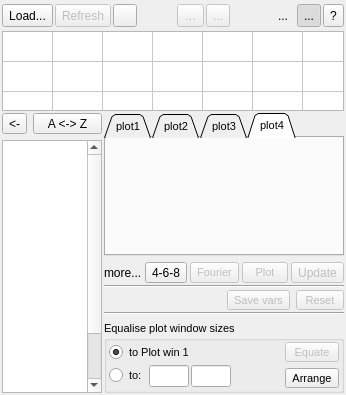
<?xml version="1.0" encoding="UTF-8"?>
<ui version="4.0">
 <class>CDataSelWin</class>
 <widget class="QMainWindow" name="CDataSelWin">
  <property name="enabled">
   <bool>true</bool>
  </property>
  <property name="geometry">
   <rect>
    <x>0</x>
    <y>0</y>
    <width>332</width>
    <height>395</height>
   </rect>
  </property>
  <property name="sizePolicy">
   <sizepolicy hsizetype="Preferred" vsizetype="Preferred">
    <horstretch>0</horstretch>
    <verstretch>0</verstretch>
   </sizepolicy>
  </property>
  <property name="maximumSize">
   <size>
    <width>600</width>
    <height>1600</height>
   </size>
  </property>
  <property name="focusPolicy">
   <enum>Qt::ClickFocus</enum>
  </property>
  <property name="acceptDrops">
   <bool>true</bool>
  </property>
  <property name="windowTitle">
   <string>MC's PlotXY - Data selection</string>
  </property>
  <widget class="QWidget" name="centralWidget">
   <property name="sizePolicy">
    <sizepolicy hsizetype="Preferred" vsizetype="Preferred">
     <horstretch>0</horstretch>
     <verstretch>0</verstretch>
    </sizepolicy>
   </property>
   <property name="maximumSize">
    <size>
     <width>16777215</width>
     <height>16777215</height>
    </size>
   </property>
   <layout class="QGridLayout" name="gridLayout">
    <property name="leftMargin">
     <number>2</number>
    </property>
    <property name="topMargin">
     <number>2</number>
    </property>
    <property name="rightMargin">
     <number>2</number>
    </property>
    <property name="bottomMargin">
     <number>2</number>
    </property>
    <property name="spacing">
     <number>2</number>
    </property>
    <item row="0" column="0" colspan="2">
     <layout class="QHBoxLayout" name="topToolbLay">
      <property name="spacing">
       <number>2</number>
      </property>
      <property name="topMargin">
       <number>2</number>
      </property>
      <property name="rightMargin">
       <number>0</number>
      </property>
      <property name="bottomMargin">
       <number>2</number>
      </property>
      <item>
       <widget class="QToolButton" name="loadTBtn">
        <property name="enabled">
         <bool>true</bool>
        </property>
        <property name="sizePolicy">
         <sizepolicy hsizetype="Fixed" vsizetype="Preferred">
          <horstretch>0</horstretch>
          <verstretch>0</verstretch>
         </sizepolicy>
        </property>
        <property name="font">
         <font>
          <pointsize>9</pointsize>
         </font>
        </property>
        <property name="text">
         <string>Load...</string>
        </property>
       </widget>
      </item>
      <item>
       <widget class="QToolButton" name="refrTBtn">
        <property name="enabled">
         <bool>false</bool>
        </property>
        <property name="sizePolicy">
         <sizepolicy hsizetype="Fixed" vsizetype="Preferred">
          <horstretch>0</horstretch>
          <verstretch>0</verstretch>
         </sizepolicy>
        </property>
        <property name="font">
         <font>
          <pointsize>9</pointsize>
         </font>
        </property>
        <property name="text">
         <string>Refresh</string>
        </property>
       </widget>
      </item>
      <item>
       <widget class="QToolButton" name="refrUpdTBtn">
        <property name="enabled">
         <bool>true</bool>
        </property>
        <property name="sizePolicy">
         <sizepolicy hsizetype="Preferred" vsizetype="Preferred">
          <horstretch>0</horstretch>
          <verstretch>0</verstretch>
         </sizepolicy>
        </property>
        <property name="toolTip">
         <string>Keep scale ranges while refreshing</string>
        </property>
        <property name="text">
         <string/>
        </property>
        <property name="icon">
         <iconset resource="Images.qrc">
          <normaloff>:/buttons/Images/refreshUpdate.ico</normaloff>:/buttons/Images/refreshUpdate.ico</iconset>
        </property>
        <property name="checkable">
         <bool>true</bool>
        </property>
       </widget>
      </item>
      <item>
       <spacer name="horizontalSpacer">
        <property name="orientation">
         <enum>Qt::Horizontal</enum>
        </property>
        <property name="sizeHint" stdset="0">
         <size>
          <width>50</width>
          <height>20</height>
         </size>
        </property>
       </spacer>
      </item>
      <item>
       <widget class="QToolButton" name="saveStateTBtn">
        <property name="enabled">
         <bool>false</bool>
        </property>
        <property name="sizePolicy">
         <sizepolicy hsizetype="Preferred" vsizetype="Minimum">
          <horstretch>0</horstretch>
          <verstretch>0</verstretch>
         </sizepolicy>
        </property>
        <property name="font">
         <font>
          <pointsize>10</pointsize>
         </font>
        </property>
        <property name="toolTip">
         <string>Save program state</string>
        </property>
        <property name="text">
         <string>...</string>
        </property>
        <property name="icon">
         <iconset resource="Images.qrc">
          <normaloff>:/buttons/Images/arrowDown.ico</normaloff>:/buttons/Images/arrowDown.ico</iconset>
        </property>
       </widget>
      </item>
      <item>
       <widget class="QToolButton" name="loadStateTBtn">
        <property name="enabled">
         <bool>false</bool>
        </property>
        <property name="sizePolicy">
         <sizepolicy hsizetype="Preferred" vsizetype="Minimum">
          <horstretch>0</horstretch>
          <verstretch>0</verstretch>
         </sizepolicy>
        </property>
        <property name="toolTip">
         <string>Restore program state</string>
        </property>
        <property name="text">
         <string>...</string>
        </property>
        <property name="icon">
         <iconset resource="Images.qrc">
          <normaloff>:/buttons/Images/arrowUp.ico</normaloff>:/buttons/Images/arrowUp.ico</iconset>
        </property>
       </widget>
      </item>
      <item>
       <spacer name="horizontalSpacer_4">
        <property name="orientation">
         <enum>Qt::Horizontal</enum>
        </property>
        <property name="sizeHint" stdset="0">
         <size>
          <width>50</width>
          <height>20</height>
         </size>
        </property>
       </spacer>
      </item>
      <item>
       <widget class="QToolButton" name="optBtn">
        <property name="enabled">
         <bool>true</bool>
        </property>
        <property name="sizePolicy">
         <sizepolicy hsizetype="Preferred" vsizetype="Preferred">
          <horstretch>0</horstretch>
          <verstretch>0</verstretch>
         </sizepolicy>
        </property>
        <property name="toolTip">
         <string>Program options</string>
        </property>
        <property name="text">
         <string>...</string>
        </property>
        <property name="icon">
         <iconset resource="Images.qrc">
          <normaloff>:/buttons/Images/check.ico</normaloff>:/buttons/Images/check.ico</iconset>
        </property>
        <property name="autoRaise">
         <bool>true</bool>
        </property>
       </widget>
      </item>
      <item>
       <widget class="QToolButton" name="multifTBtn">
        <property name="enabled">
         <bool>true</bool>
        </property>
        <property name="sizePolicy">
         <sizepolicy hsizetype="Preferred" vsizetype="Preferred">
          <horstretch>0</horstretch>
          <verstretch>0</verstretch>
         </sizepolicy>
        </property>
        <property name="text">
         <string>...</string>
        </property>
        <property name="icon">
         <iconset resource="Images.qrc">
          <normaloff>:/buttons/Images/docSingle.ico</normaloff>
          <normalon>:/buttons/Images/dockStack.ico</normalon>
          <disabledoff>:/buttons/Images/docSingle.ico</disabledoff>:/buttons/Images/docSingle.ico</iconset>
        </property>
        <property name="checkable">
         <bool>true</bool>
        </property>
        <property name="checked">
         <bool>true</bool>
        </property>
        <property name="autoRaise">
         <bool>true</bool>
        </property>
       </widget>
      </item>
      <item>
       <widget class="QToolButton" name="aboutBtn">
        <property name="enabled">
         <bool>true</bool>
        </property>
        <property name="sizePolicy">
         <sizepolicy hsizetype="Preferred" vsizetype="Preferred">
          <horstretch>0</horstretch>
          <verstretch>0</verstretch>
         </sizepolicy>
        </property>
        <property name="toolTip">
         <string>Program Info</string>
        </property>
        <property name="text">
         <string>?</string>
        </property>
       </widget>
      </item>
     </layout>
    </item>
    <item row="1" column="0" colspan="2">
     <widget class="QTableWidget" name="fileTable">
      <property name="sizePolicy">
       <sizepolicy hsizetype="Expanding" vsizetype="Preferred">
        <horstretch>0</horstretch>
        <verstretch>0</verstretch>
       </sizepolicy>
      </property>
      <property name="minimumSize">
       <size>
        <width>0</width>
        <height>80</height>
       </size>
      </property>
      <property name="maximumSize">
       <size>
        <width>16777215</width>
        <height>80</height>
       </size>
      </property>
      <property name="font">
       <font>
        <pointsize>8</pointsize>
       </font>
      </property>
      <property name="verticalScrollBarPolicy">
       <enum>Qt::ScrollBarAlwaysOff</enum>
      </property>
      <property name="horizontalScrollBarPolicy">
       <enum>Qt::ScrollBarAlwaysOff</enum>
      </property>
      <property name="autoScroll">
       <bool>false</bool>
      </property>
      <property name="editTriggers">
       <set>QAbstractItemView::AnyKeyPressed|QAbstractItemView::DoubleClicked|QAbstractItemView::SelectedClicked</set>
      </property>
      <property name="selectionMode">
       <enum>QAbstractItemView::NoSelection</enum>
      </property>
      <property name="wordWrap">
       <bool>false</bool>
      </property>
      <property name="cornerButtonEnabled">
       <bool>false</bool>
      </property>
      <property name="rowCount">
       <number>11</number>
      </property>
      <property name="columnCount">
       <number>7</number>
      </property>
      <attribute name="horizontalHeaderVisible">
       <bool>false</bool>
      </attribute>
      <attribute name="horizontalHeaderDefaultSectionSize">
       <number>50</number>
      </attribute>
      <attribute name="horizontalHeaderStretchLastSection">
       <bool>false</bool>
      </attribute>
      <attribute name="verticalHeaderVisible">
       <bool>false</bool>
      </attribute>
      <attribute name="verticalHeaderHighlightSections">
       <bool>true</bool>
      </attribute>
      <row/>
      <row/>
      <row/>
      <row/>
      <row/>
      <row/>
      <row/>
      <row/>
      <row/>
      <row/>
      <row/>
      <column/>
      <column/>
      <column/>
      <column/>
      <column/>
      <column/>
      <column/>
     </widget>
    </item>
    <item row="2" column="0">
     <layout class="QVBoxLayout" name="verticalLayout_8">
      <item>
       <layout class="QHBoxLayout" name="horizontalLayout_4">
        <item>
         <widget class="QToolButton" name="showParTBtn">
          <property name="toolTip">
           <string>Show parameters</string>
          </property>
          <property name="text">
           <string>&lt;-</string>
          </property>
          <property name="checkable">
           <bool>true</bool>
          </property>
         </widget>
        </item>
        <item>
         <widget class="QToolButton" name="sortTBtn">
          <property name="sizePolicy">
           <sizepolicy hsizetype="Expanding" vsizetype="Fixed">
            <horstretch>0</horstretch>
            <verstretch>0</verstretch>
           </sizepolicy>
          </property>
          <property name="minimumSize">
           <size>
            <width>50</width>
            <height>0</height>
           </size>
          </property>
          <property name="font">
           <font>
            <pointsize>9</pointsize>
           </font>
          </property>
          <property name="toolTip">
           <string>click to sort</string>
          </property>
          <property name="text">
           <string>A &lt;-&gt; Z</string>
          </property>
         </widget>
        </item>
       </layout>
      </item>
      <item>
       <widget class="CVarMenu" name="varMenuTable">
        <property name="minimumSize">
         <size>
          <width>100</width>
          <height>0</height>
         </size>
        </property>
        <property name="horizontalScrollBarPolicy">
         <enum>Qt::ScrollBarAlwaysOff</enum>
        </property>
        <property name="sizeAdjustPolicy">
         <enum>QAbstractScrollArea::AdjustToContents</enum>
        </property>
        <property name="autoScroll">
         <bool>false</bool>
        </property>
        <property name="editTriggers">
         <set>QAbstractItemView::NoEditTriggers</set>
        </property>
        <property name="alternatingRowColors">
         <bool>false</bool>
        </property>
        <property name="selectionMode">
         <enum>QAbstractItemView::NoSelection</enum>
        </property>
        <property name="selectionBehavior">
         <enum>QAbstractItemView::SelectRows</enum>
        </property>
        <property name="showGrid">
         <bool>false</bool>
        </property>
        <property name="gridStyle">
         <enum>Qt::DashLine</enum>
        </property>
        <property name="wordWrap">
         <bool>false</bool>
        </property>
        <property name="cornerButtonEnabled">
         <bool>false</bool>
        </property>
        <property name="rowCount">
         <number>10</number>
        </property>
        <property name="columnCount">
         <number>2</number>
        </property>
        <attribute name="horizontalHeaderVisible">
         <bool>false</bool>
        </attribute>
        <attribute name="horizontalHeaderMinimumSectionSize">
         <number>20</number>
        </attribute>
        <attribute name="verticalHeaderVisible">
         <bool>false</bool>
        </attribute>
        <row/>
        <row/>
        <row/>
        <row/>
        <row/>
        <row/>
        <row/>
        <row/>
        <row/>
        <row/>
        <column/>
        <column/>
       </widget>
      </item>
     </layout>
    </item>
    <item row="2" column="1">
     <layout class="QVBoxLayout" name="verticalLayout_6">
      <item>
       <widget class="QTabWidget" name="tabWidget">
        <property name="font">
         <font>
          <pointsize>8</pointsize>
         </font>
        </property>
        <property name="tabShape">
         <enum>QTabWidget::Triangular</enum>
        </property>
        <property name="currentIndex">
         <number>3</number>
        </property>
        <property name="usesScrollButtons">
         <bool>false</bool>
        </property>
        <widget class="QWidget" name="plot1">
         <attribute name="title">
          <string>plot1</string>
         </attribute>
         <layout class="QVBoxLayout" name="verticalLayout_2">
          <property name="spacing">
           <number>0</number>
          </property>
          <property name="leftMargin">
           <number>0</number>
          </property>
          <property name="topMargin">
           <number>0</number>
          </property>
          <property name="rightMargin">
           <number>0</number>
          </property>
          <property name="bottomMargin">
           <number>0</number>
          </property>
         </layout>
        </widget>
        <widget class="QWidget" name="plot2">
         <attribute name="title">
          <string>plot2</string>
         </attribute>
         <layout class="QVBoxLayout" name="verticalLayout_3">
          <property name="spacing">
           <number>0</number>
          </property>
          <property name="leftMargin">
           <number>0</number>
          </property>
          <property name="topMargin">
           <number>0</number>
          </property>
          <property name="rightMargin">
           <number>0</number>
          </property>
          <property name="bottomMargin">
           <number>0</number>
          </property>
         </layout>
        </widget>
        <widget class="QWidget" name="plot3">
         <attribute name="title">
          <string>plot3</string>
         </attribute>
         <layout class="QVBoxLayout" name="verticalLayout_4">
          <property name="spacing">
           <number>0</number>
          </property>
          <property name="leftMargin">
           <number>0</number>
          </property>
          <property name="topMargin">
           <number>0</number>
          </property>
          <property name="rightMargin">
           <number>0</number>
          </property>
          <property name="bottomMargin">
           <number>0</number>
          </property>
         </layout>
        </widget>
        <widget class="QWidget" name="plot4">
         <attribute name="title">
          <string>plot4</string>
         </attribute>
         <layout class="QVBoxLayout" name="verticalLayout_5">
          <property name="spacing">
           <number>0</number>
          </property>
          <property name="leftMargin">
           <number>0</number>
          </property>
          <property name="topMargin">
           <number>0</number>
          </property>
          <property name="rightMargin">
           <number>0</number>
          </property>
          <property name="bottomMargin">
           <number>0</number>
          </property>
         </layout>
        </widget>
       </widget>
      </item>
      <item>
       <layout class="QVBoxLayout" name="verticalLayout">
        <property name="spacing">
         <number>2</number>
        </property>
        <item>
         <layout class="QHBoxLayout" name="horizontalLayout">
          <property name="spacing">
           <number>3</number>
          </property>
          <item>
           <widget class="QLabel" name="moreLbl">
            <property name="toolTip">
             <string>More variables than those visible selected!</string>
            </property>
            <property name="text">
             <string>more...</string>
            </property>
           </widget>
          </item>
          <item>
           <widget class="QToolButton" name="tool468">
            <property name="enabled">
             <bool>true</bool>
            </property>
            <property name="text">
             <string>4-6-8</string>
            </property>
           </widget>
          </item>
          <item>
           <spacer name="horizontalSpacer_2">
            <property name="orientation">
             <enum>Qt::Horizontal</enum>
            </property>
            <property name="sizeHint" stdset="0">
             <size>
              <width>40</width>
              <height>20</height>
             </size>
            </property>
           </spacer>
          </item>
          <item>
           <widget class="QToolButton" name="fourTBtn">
            <property name="enabled">
             <bool>false</bool>
            </property>
            <property name="sizePolicy">
             <sizepolicy hsizetype="Preferred" vsizetype="Preferred">
              <horstretch>0</horstretch>
              <verstretch>0</verstretch>
             </sizepolicy>
            </property>
            <property name="font">
             <font>
              <pointsize>8</pointsize>
             </font>
            </property>
            <property name="text">
             <string>Fourier</string>
            </property>
           </widget>
          </item>
          <item>
           <spacer name="horizontalSpacer_6">
            <property name="orientation">
             <enum>Qt::Horizontal</enum>
            </property>
            <property name="sizeHint" stdset="0">
             <size>
              <width>40</width>
              <height>20</height>
             </size>
            </property>
           </spacer>
          </item>
          <item>
           <widget class="QToolButton" name="plotTBtn">
            <property name="enabled">
             <bool>false</bool>
            </property>
            <property name="sizePolicy">
             <sizepolicy hsizetype="Preferred" vsizetype="Preferred">
              <horstretch>0</horstretch>
              <verstretch>0</verstretch>
             </sizepolicy>
            </property>
            <property name="font">
             <font>
              <pointsize>8</pointsize>
             </font>
            </property>
            <property name="text">
             <string>  Plot  </string>
            </property>
           </widget>
          </item>
          <item>
           <widget class="QToolButton" name="updateTBtn">
            <property name="enabled">
             <bool>false</bool>
            </property>
            <property name="sizePolicy">
             <sizepolicy hsizetype="Preferred" vsizetype="Preferred">
              <horstretch>0</horstretch>
              <verstretch>0</verstretch>
             </sizepolicy>
            </property>
            <property name="toolTip">
             <string>Keep scale ranges while plotting</string>
            </property>
            <property name="text">
             <string>Update</string>
            </property>
            <property name="icon">
             <iconset resource="Images.qrc">
              <normaloff>:/buttons/Images/refreshUpdate.ico</normaloff>:/buttons/Images/refreshUpdate.ico</iconset>
            </property>
            <property name="checkable">
             <bool>true</bool>
            </property>
           </widget>
          </item>
         </layout>
        </item>
        <item>
         <widget class="Line" name="line">
          <property name="orientation">
           <enum>Qt::Horizontal</enum>
          </property>
         </widget>
        </item>
        <item>
         <layout class="QHBoxLayout" name="horizontalLayout_3">
          <item>
           <spacer name="horizontalSpacer_5">
            <property name="orientation">
             <enum>Qt::Horizontal</enum>
            </property>
            <property name="sizeHint" stdset="0">
             <size>
              <width>40</width>
              <height>20</height>
             </size>
            </property>
           </spacer>
          </item>
          <item>
           <widget class="QToolButton" name="saveVarsBtn">
            <property name="enabled">
             <bool>false</bool>
            </property>
            <property name="sizePolicy">
             <sizepolicy hsizetype="Preferred" vsizetype="Fixed">
              <horstretch>0</horstretch>
              <verstretch>0</verstretch>
             </sizepolicy>
            </property>
            <property name="font">
             <font>
              <pointsize>8</pointsize>
             </font>
            </property>
            <property name="text">
             <string>Save vars</string>
            </property>
           </widget>
          </item>
          <item>
           <widget class="QToolButton" name="resetTBtn">
            <property name="enabled">
             <bool>false</bool>
            </property>
            <property name="sizePolicy">
             <sizepolicy hsizetype="Preferred" vsizetype="Fixed">
              <horstretch>0</horstretch>
              <verstretch>0</verstretch>
             </sizepolicy>
            </property>
            <property name="minimumSize">
             <size>
              <width>48</width>
              <height>0</height>
             </size>
            </property>
            <property name="font">
             <font>
              <pointsize>8</pointsize>
             </font>
            </property>
            <property name="text">
             <string>Reset</string>
            </property>
           </widget>
          </item>
         </layout>
        </item>
        <item>
         <widget class="Line" name="line_2">
          <property name="orientation">
           <enum>Qt::Horizontal</enum>
          </property>
         </widget>
        </item>
       </layout>
      </item>
      <item>
       <widget class="QGroupBox" name="EqualiseBox">
        <property name="font">
         <font>
          <pointsize>8</pointsize>
         </font>
        </property>
        <property name="title">
         <string>Equalise plot window sizes</string>
        </property>
        <property name="flat">
         <bool>false</bool>
        </property>
        <layout class="QHBoxLayout" name="horizontalLayout_2">
         <property name="spacing">
          <number>2</number>
         </property>
         <property name="leftMargin">
          <number>2</number>
         </property>
         <property name="topMargin">
          <number>2</number>
         </property>
         <property name="rightMargin">
          <number>2</number>
         </property>
         <property name="bottomMargin">
          <number>2</number>
         </property>
         <item>
          <layout class="QVBoxLayout" name="plotWinSizeLay">
           <property name="spacing">
            <number>2</number>
           </property>
           <item>
            <widget class="QRadioButton" name="toWin1Btn">
             <property name="font">
              <font>
               <pointsize>8</pointsize>
              </font>
             </property>
             <property name="text">
              <string>to Plot win 1</string>
             </property>
             <property name="checked">
              <bool>true</bool>
             </property>
            </widget>
           </item>
           <item>
            <layout class="QHBoxLayout" name="allToWinLay">
             <property name="spacing">
              <number>2</number>
             </property>
             <item>
              <widget class="QRadioButton" name="allToBtn">
               <property name="font">
                <font>
                 <pointsize>8</pointsize>
                </font>
               </property>
               <property name="text">
                <string>to:</string>
               </property>
              </widget>
             </item>
             <item>
              <widget class="QLineEdit" name="winWEdit">
               <property name="minimumSize">
                <size>
                 <width>0</width>
                 <height>18</height>
                </size>
               </property>
               <property name="maximumSize">
                <size>
                 <width>40</width>
                 <height>16777215</height>
                </size>
               </property>
               <property name="font">
                <font>
                 <pointsize>8</pointsize>
                </font>
               </property>
              </widget>
             </item>
             <item>
              <widget class="QLineEdit" name="winHEdit">
               <property name="minimumSize">
                <size>
                 <width>0</width>
                 <height>18</height>
                </size>
               </property>
               <property name="maximumSize">
                <size>
                 <width>40</width>
                 <height>16777215</height>
                </size>
               </property>
               <property name="font">
                <font>
                 <pointsize>8</pointsize>
                </font>
               </property>
              </widget>
             </item>
            </layout>
           </item>
          </layout>
         </item>
         <item>
          <spacer name="horizontalSpacer_3">
           <property name="orientation">
            <enum>Qt::Horizontal</enum>
           </property>
           <property name="sizeHint" stdset="0">
            <size>
             <width>40</width>
             <height>20</height>
            </size>
           </property>
          </spacer>
         </item>
         <item>
          <layout class="QVBoxLayout" name="verticalLayout_7">
           <item>
            <widget class="QToolButton" name="eqTBtn">
             <property name="enabled">
              <bool>false</bool>
             </property>
             <property name="sizePolicy">
              <sizepolicy hsizetype="Preferred" vsizetype="Preferred">
               <horstretch>0</horstretch>
               <verstretch>0</verstretch>
              </sizepolicy>
             </property>
             <property name="font">
              <font>
               <pointsize>8</pointsize>
              </font>
             </property>
             <property name="text">
              <string>Equate</string>
             </property>
            </widget>
           </item>
           <item>
            <widget class="QToolButton" name="arrTBtn">
             <property name="font">
              <font>
               <pointsize>8</pointsize>
              </font>
             </property>
             <property name="text">
              <string>Arrange</string>
             </property>
            </widget>
           </item>
          </layout>
         </item>
        </layout>
       </widget>
      </item>
     </layout>
    </item>
   </layout>
  </widget>
 </widget>
 <layoutdefault spacing="6" margin="11"/>
 <customwidgets>
  <customwidget>
   <class>CVarMenu</class>
   <extends>QTableWidget</extends>
   <header>CVarMenu.h</header>
  </customwidget>
 </customwidgets>
 <resources>
  <include location="Images.qrc"/>
 </resources>
 <connections/>
</ui>
